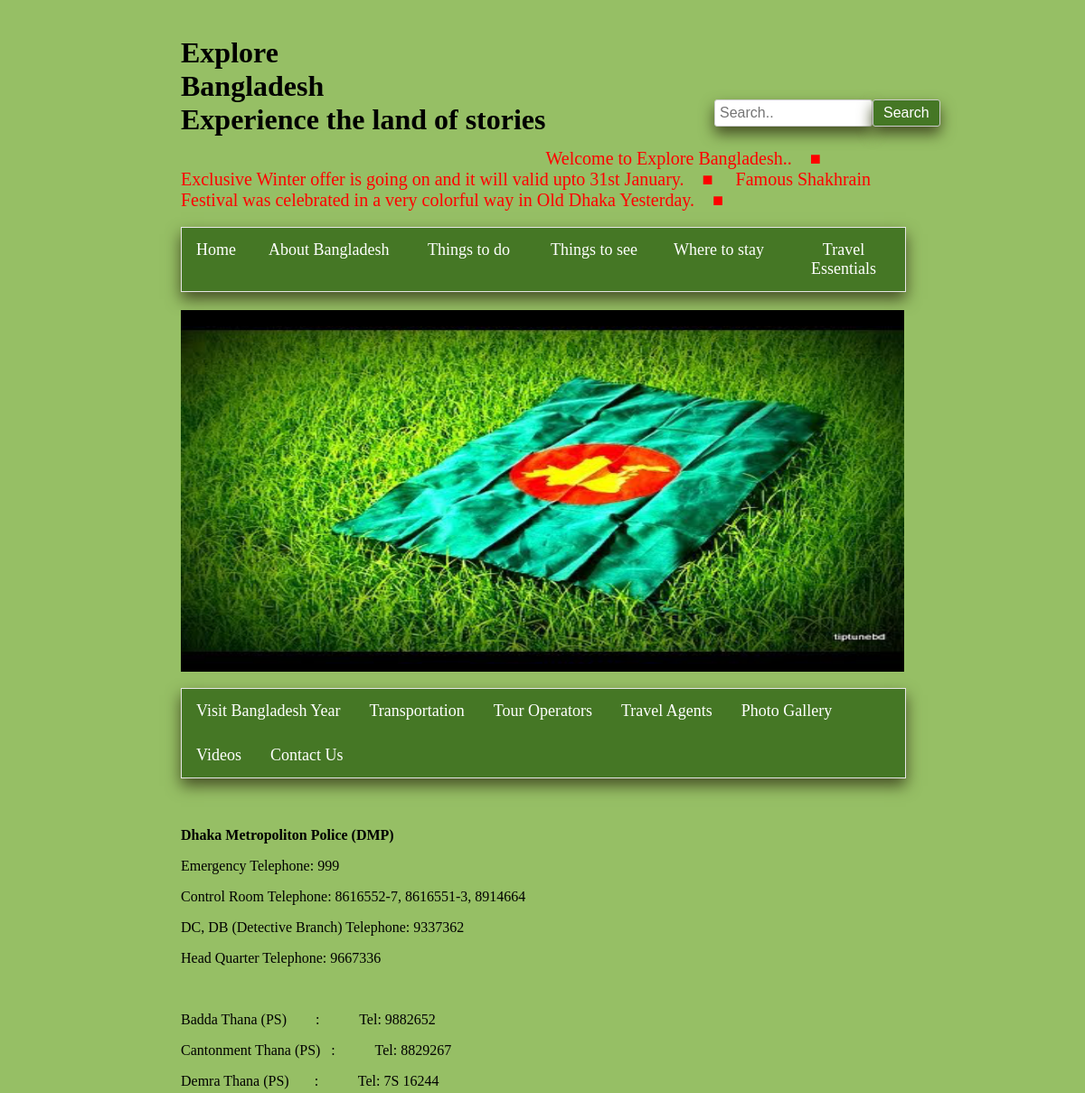
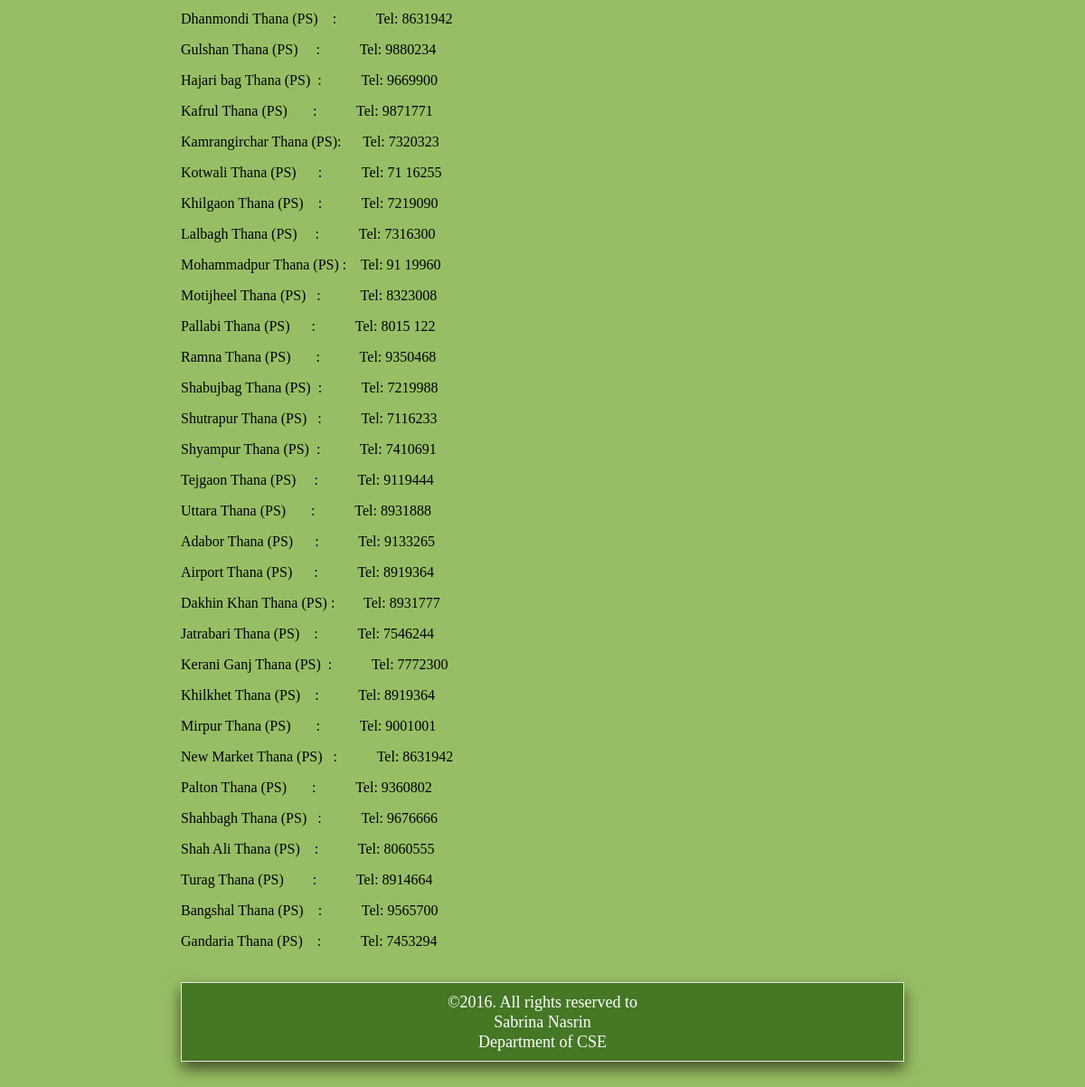
Screenshot of /police_station.php with the database file from the repository (2 pictures, top to bottom).
### police_station.php (the view, shortened to what this page needs)
<html>
<head>
  <link rel="stylesheet" type="text/css" href="css/home.css">
</head>
<body>
  <h1>Explore <br>Bangladesh<br>
    Experience the land of stories</h1>
  <h2>
    <form action="search.php" method="post">
  <input type="text" name="search" placeholder="Search..">
  <input type="submit" name="search1" value="Search">
</form>
  </h2>
  <marquee style ="font-size:20px;color:red;font-family:hectica;">Welcome to Explore Bangladesh..&emsp;&#9632;&emsp;
    Exclusive Winter offer is going on and it will valid upto 31st January.&emsp;&#9632;&emsp;
    Famous Shakhrain Festival was celebrated in a very colorful way in Old Dhaka Yesterday.&emsp;&#9632;&emsp;</marquee>
  <ul>
    <li style="width:10%">
      <a class="active" href="home.php">Home</a>
    </li>
     <li class="dropdown" style="width:22%">
      <a class="dropbtn">About Bangladesh</a>
    </li>
     <li class="dropdown" style="width:17%">
      <a class="dropbtn">Things to do</a>
    </li>
     <li class="dropdown" style="width:17%">
      <a class="dropbtn">Things to see</a>
    </li>
     <li class="dropdown" style="width:17%">
      <a class="dropbtn">Where to stay</a>
    </li>
     <li class="dropdown" style="width:17%">
      <a class="dropbtn">Travel Essentials</a>
    </li>
  </ul>
  <div class="w3-content w3-section" style="max-width:100%">
  <img class="mySlides" src="image/flag_of_bd.png" style="width:100%">
</div>
    <ul>
    <li>
      <a href="visit_bangladesh_year.php">Visit Bangladesh Year</a>
    </li>
    <li class ="dropdown">
      <a class="dropbtn" href="transportation.php">Transportation</a>
    </li>
    <li>
      <a href="tour_operators.php">Tour Operators</a>
    </li>
    <li>
      <a href="travel_agents.php">Travel Agents</a>
    </li><li>
      <a href="photo_galary.php">Photo Gallery</a>
    </li>
     <li>
      <a href="video_gallery.php">Videos</a>
    </li>
    <li>
      <a href="contact_us.php">Contact Us</a>
    </li>
  </ul>
  <div class="main-content col-md-9">
    <div id="content" role="main">
            <article class="post-143 page type-page status-publish hentry">
                <div class="page-content">
                    <p>&nbsp;</p>
                    <?php
  $host='localhost';
  $user='root';
  $pass='';
  $db='explore_bangladesh';
  $con=mysqli_connect($host,$user,$pass,$db);
  $query = "SELECT * FROM `police station` WHERE 1";
  $result = mysqli_query($con,$query);
  while($row=mysqli_fetch_array($result)){
  echo  ("$row[name]  $row[telephone]");
  }
?>
                </div>
            </article>
    </div>
</div>
<footer class="footer">&#169;2016. All rights reserved to<br>
   Sabrina Nasrin<br>
   Department of CSE
  </footer>
</body>
</html>

### CSS/home.css (style rules this page uses)
body { background-color: #96bf65; margin-right: 200px; margin-left:200px; }
h1 { float:left; margin-top: 0 }
h2 { margin-left:75%; margin-top: 40px; float: bottom; }
ul { list-style-type: none; margin-bottom: 20px; padding: 0; overflow: hidden; border: 1px solid #e7e7e7; background-color: #457725; width:100%; box-shadow: 0 8px 16px 0 #465025; font-size: 18px; cursor: pointer; }
li { float: left; }
li a,.dropbtn { display: inline-block; color: white; text-align: center; padding: 14px 16px; text-decoration: none; }
.mySlides { display:none; height: 400px; }
.footer { border: 1px solid #e7e7e7; background-color: #457725; font-size: 18px; color: white; line-height: 22px; padding: 10px; box-shadow: 0 8px 16px 0 #465025; margin-bottom: 30px; margin-top: 20px; text-align: center; }

### police_station.php (style rules this page uses)
input[type=text] { width:175px; box-sizing: border-box; border: 1px solid #ccc; border-radius: 3px; font-size: 16px; background-color: white; background-position: 10px 10px; background-repeat: no-repeat; padding: 5px; margin-left: -10px; margin-top: 70px; box-shadow: 0 8px 16px 0 #465025; }
input[type=submit] { width:75px; margin-top: 70px; box-sizing: border-box; border: 1px solid #ccc; border-radius: 3px; font-size: 16px; background-color: #457725; background-position: 10px 10px; background-repeat: no-repeat; padding:5px; color: white; cursor: pointer; text-align: left; text-indent: 6px; position: absolute; box-shadow: 0 8px 16px 0 #465025; }

### rows the page displays
police station: name "Dhaka Metropoliton Police (DMP)"
police station: name "Emergency Telephone:", telephone "999"
police station: name "Control Room Telephone:", telephone "8616552-7, 8616551-3, 8914664"
police station: name "DC, DB (Detective Branch) Telephone:", telephone "9337362"
police station: name "Head Quarter Telephone:", telephone "9667336"
police station: name "Badda Thana (PS) : Tel:", telephone "9882652"
police station: name "Cantonment Thana (PS) : Tel:", telephone "8829267"
police station: name "Demra Thana (PS) : Tel:", telephone "7S 16244"
police station: name "Dhanmondi Thana (PS) : Tel:", telephone "8631942"
police station: name "Gulshan Thana (PS) : Tel:", telephone "9880234"
police station: name "Hajari bag Thana (PS) : Tel:", telephone "9669900"
police station: name "Kafrul Thana (PS) : Tel:", telephone "9871771"
police station: name "Kamrangirchar Thana (PS): Tel:", telephone "7320323"
police station: name "Kotwali Thana (PS) : Tel:", telephone "71 16255"
police station: name "Khilgaon Thana (PS) : Tel:", telephone "7219090"
police station: name "Lalbagh Thana (PS) : Tel:", telephone "7316300"
police station: name "Mohammadpur Thana (PS) : Tel:", telephone "91 19960"
police station: name "Motijheel Thana (PS) : Tel:", telephone "8323008"
police station: name "Pallabi Thana (PS) : Tel:", telephone "8015 122"
police station: name "Ramna Thana (PS) : Tel:", telephone "9350468"
police station: name "Shabujbag Thana (PS) : Tel:", telephone "7219988"
police station: name "Shutrapur Thana (PS) : Tel:", telephone "7116233"
police station: name "Shyampur Thana (PS) : Tel:", telephone "7410691"
police station: name "Tejgaon Thana (PS) : Tel:", telephone "9119444"
police station: name "Uttara Thana (PS) : Tel:", telephone "8931888"
police station: name "Adabor Thana (PS) : Tel:", telephone "9133265"
police station: name "Airport Thana (PS) : Tel:", telephone "8919364"
police station: name "Dakhin Khan Thana (PS) : Tel:", telephone "8931777"
police station: name "Jatrabari Thana (PS) : Tel:", telephone "7546244"
police station: name "Kerani Ganj Thana (PS) : Tel:", telephone "7772300"
police station: name "Khilkhet Thana (PS) : Tel:", telephone "8919364"
police station: name "Mirpur Thana (PS) : Tel:", telephone "9001001"
police station: name "New Market Thana (PS) : Tel:", telephone "8631942"
police station: name "Palton Thana (PS) : Tel:", telephone "9360802"
police station: name "Shahbagh Thana (PS) : Tel:", telephone "9676666"
police station: name "Shah Ali Thana (PS) : Tel:", telephone "8060555"
police station: name "Turag Thana (PS) : Tel:", telephone "8914664"
police station: name "Bangshal Thana (PS) : Tel:", telephone "9565700"
police station: name "Gandaria Thana (PS) : Tel:", telephone "7453294"
